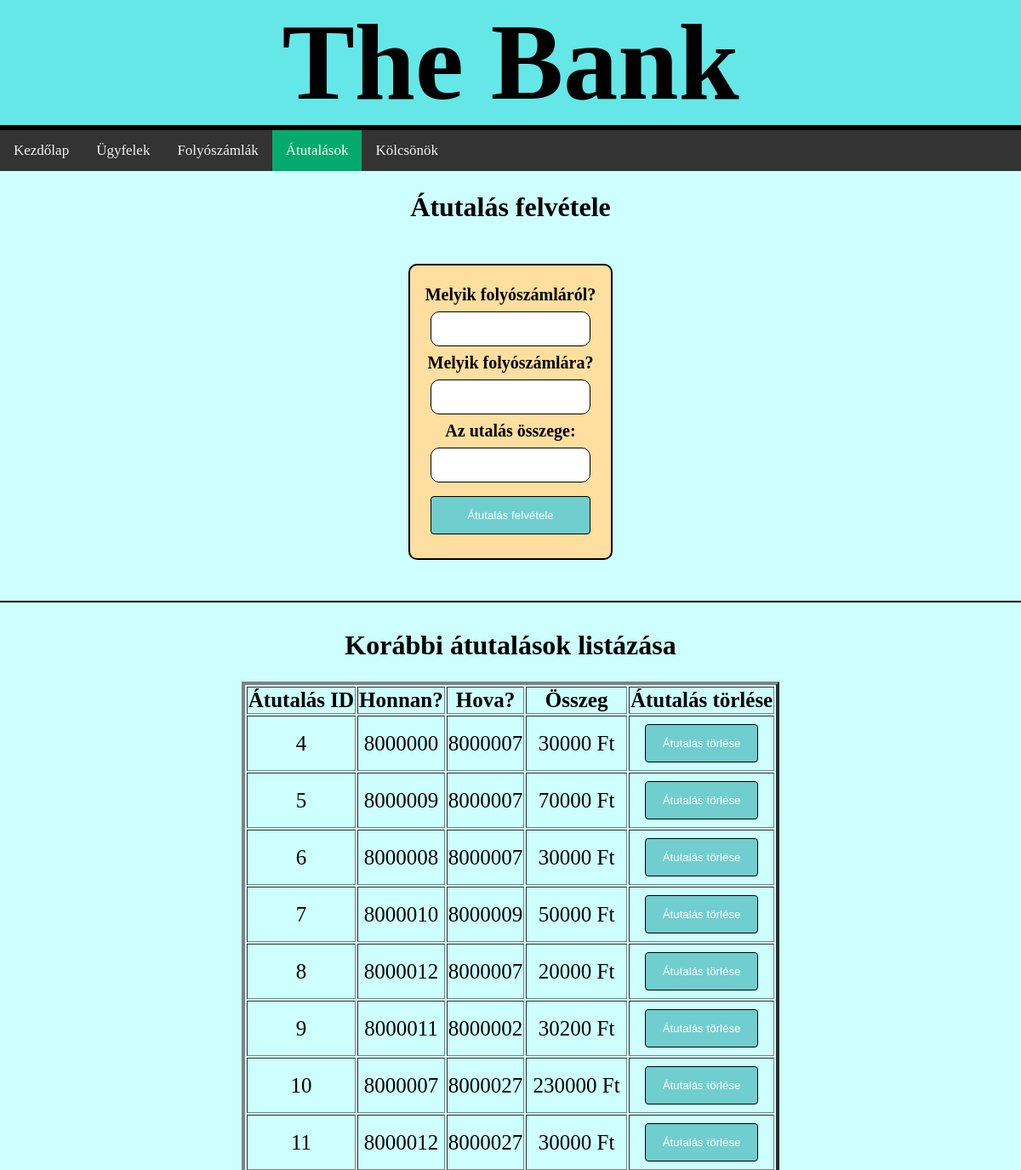
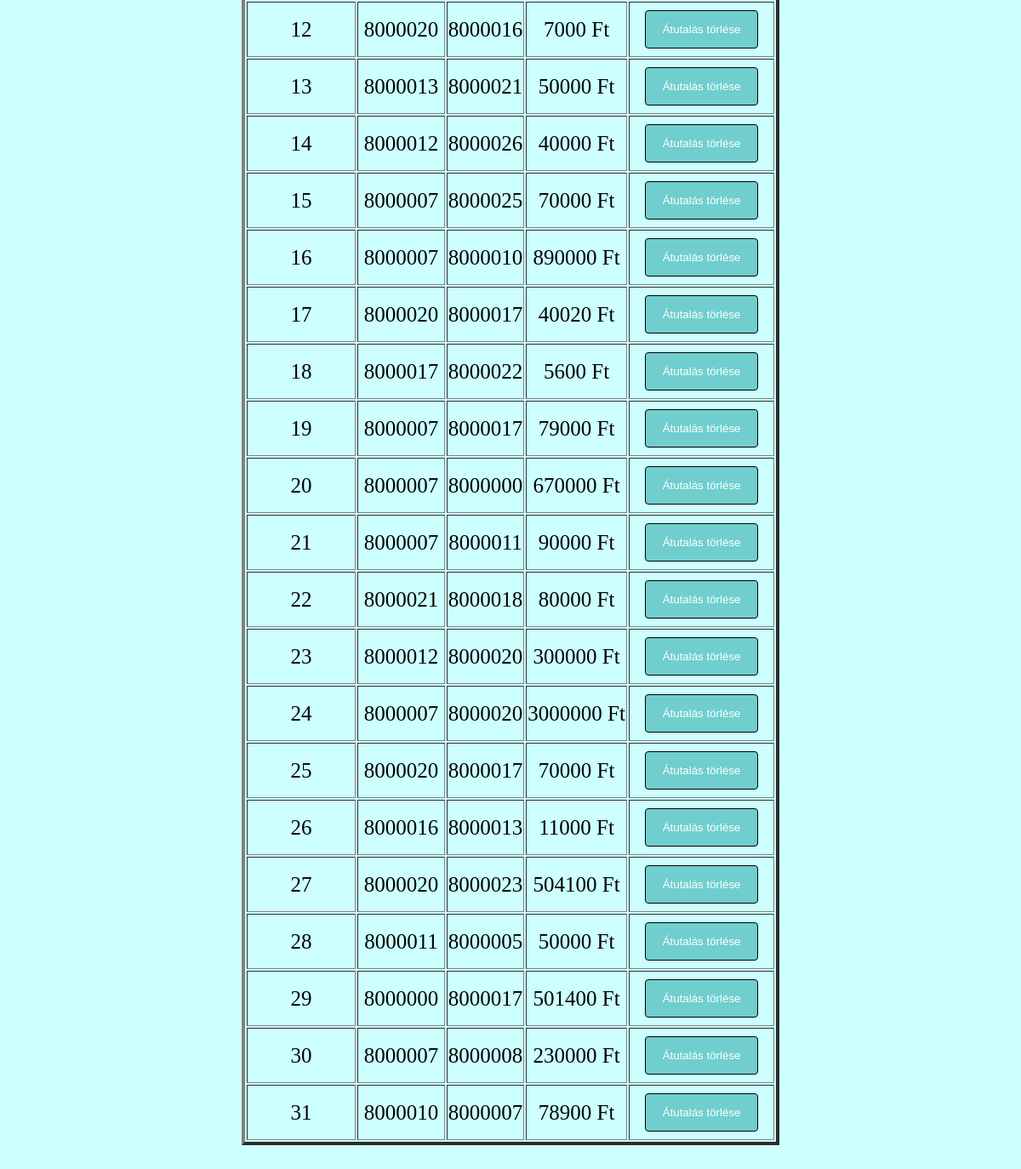
/atutalas.php, run on the app's committed database (2 pictures, top to bottom).
### tables this page shows
CREATE TABLE `atutalas` (
  `id` int(11) NOT NULL,
  `honnan` int(11) NOT NULL,
  `hova` int(11) NOT NULL,
  `mennyiseg` int(11) NOT NULL
);

### db_fuggvenyek.php (called while the page is built, shortened)
<?php
function adatbazis_csatlakozas() {
	$conn = mysqli_connect("localhost", "root", "") or die("Csatlakozási hiba");
	mysqli_query($conn, 'SET NAMES UTF-8');
	mysqli_query($conn, 'SET character_set_results=utf8');
	mysqli_set_charset($conn, 'utf8');
	return $conn;
}
?>

### atutalas.php (the view, shortened to what this page needs)
<?php
include_once('db_fuggvenyek.php');
?>
<html>
<head>
<link rel="stylesheet" href="styles.css">
</head>
<body>
<div class='headline'>The Bank</div>
<div class="topnav">
  <a href="index.php">Kezdőlap</a>
  <a href="ugyfelek.php">Ügyfelek</a>
  <a href="folyoszamlak.php">Folyószámlák</a>
  <a class="active">Átutalások</a>
  <a href="kolcson.php">Kölcsönök</a>
</div>
<div class='title'>
<h1>Átutalás felvétele</h1>
</div>
<div class='logorreg'>
<form method="POST" accept-charset="utf-8">
   <br>
   <label>Melyik folyószámláról? </label>
   <br>
   <input type="text" name="honnan" />
   <br>
   <label>Melyik folyószámlára? </label>
   <br>
    <input type="text" name="hova" />
   <br>
   <label>Az utalás összege: </label>
   <br>
   <input type="text" name="mennyiseg" />
   <br>
   <input type="submit" name="ujatutalas" value="Átutalás felvétele" />
</form>
</div>
<hr color="black">
<div class="title">
<h1>Korábbi átutalások listázása</h1>
</div>
<table border="4">
<tr>
<th>Átutalás ID</th>
<th>Honnan?</th>
<th>Hova?</th>
<th>Összeg</th>
<th>Átutalás törlése</th>
</tr>
<?php
	$atutalasok = mysqli_query(adatbazis_csatlakozas(),"SELECT id, honnan, hova, mennyiseg FROM atutalas ORDER BY id");
    while( $egySor = mysqli_fetch_assoc($atutalasok) ) {
		echo '<tr>';
		echo '<td>'. $egySor["id"] .'</td>';
		echo '<td>'. $egySor["honnan"] .'</td>';
		echo '<td>'. $egySor["hova"] .'</td>';
		echo '<td>'. $egySor["mennyiseg"] .' Ft'.'</td>';
		echo '<form method="post" >';
		echo '<td>'. '<input type="submit" name="atutalotorles" value="Átutalás törlése"> ' .'</td>';
		?>
<?php
		echo '</form>';
		echo '</tr>';
	}
?>
</table>
</body>
</html>

### styles.css (style rules this page uses)
body { background: #cdffff; margin:0; color: #000000; }
.headline { background: #65e7e7; color: black; font-weight: bold; font-family: "Edwardian Script ITC"; font-size: 800%; text-align: center; vertical-align: center; border-bottom:6px solid black; }
div,h1 { margin: 0; outline: 0; }
.topnav { background-color: #333; overflow: hidden; }
.topnav a { float: left; color: #f2f2f2; text-align: center; padding: 14px 16px; text-decoration: none; font-size: 17px; }
.topnav a.active { background-color: #04AA6D; color: white; }
.logorreg { margin-top: 4%; margin-bottom: 4%; border: 2px solid black; border-radius: 10px; margin-left: 40%; margin-right: 40%; text-align: center; background-color: #ffdfa0; font-weight:bold; font-size: 20px; }
input[type=text],select { width: 80%; padding: 12px 20px; margin: 8px 0; display: inline-block; border: 1px solid black; border-radius: 10px; box-sizing: border-box; }
table { margin-top: 2%; margin-left: auto; margin-right: auto; margin-bottom: 7%; text-align: center; font-size: 25px; }
input[type=submit],[type=button] { width: 80%; background-color: #70cece; color: white; padding: 14px 20px; margin: 8px 0; border: 1px solid black; border-radius: 4px; cursor: pointer; }
.title { padding-top: 2%; text-align: center; }

### data on the page
atutalas: id "4", honnan "8000000", hova "8000007", mennyiseg "30000"
atutalas: id "5", honnan "8000009", hova "8000007", mennyiseg "70000"
atutalas: id "6", honnan "8000008", hova "8000007", mennyiseg "30000"
atutalas: id "7", honnan "8000010", hova "8000009", mennyiseg "50000"
atutalas: id "8", honnan "8000012", hova "8000007", mennyiseg "20000"
atutalas: id "9", honnan "8000011", hova "8000002", mennyiseg "30200"
atutalas: id "10", honnan "8000007", hova "8000027", mennyiseg "230000"
atutalas: id "11", honnan "8000012", hova "8000027", mennyiseg "30000"
atutalas: id "12", honnan "8000020", hova "8000016", mennyiseg "7000"
atutalas: id "13", honnan "8000013", hova "8000021", mennyiseg "50000"
atutalas: id "14", honnan "8000012", hova "8000026", mennyiseg "40000"
atutalas: id "15", honnan "8000007", hova "8000025", mennyiseg "70000"
atutalas: id "16", honnan "8000007", hova "8000010", mennyiseg "890000"
atutalas: id "17", honnan "8000020", hova "8000017", mennyiseg "40020"
atutalas: id "18", honnan "8000017", hova "8000022", mennyiseg "5600"
atutalas: id "19", honnan "8000007", hova "8000017", mennyiseg "79000"
atutalas: id "20", honnan "8000007", hova "8000000", mennyiseg "670000"
atutalas: id "21", honnan "8000007", hova "8000011", mennyiseg "90000"
atutalas: id "22", honnan "8000021", hova "8000018", mennyiseg "80000"
atutalas: id "23", honnan "8000012", hova "8000020", mennyiseg "300000"
atutalas: id "24", honnan "8000007", hova "8000020", mennyiseg "3000000"
atutalas: id "25", honnan "8000020", hova "8000017", mennyiseg "70000"
atutalas: id "26", honnan "8000016", hova "8000013", mennyiseg "11000"
atutalas: id "27", honnan "8000020", hova "8000023", mennyiseg "504100"
atutalas: id "28", honnan "8000011", hova "8000005", mennyiseg "50000"
atutalas: id "29", honnan "8000000", hova "8000017", mennyiseg "501400"
atutalas: id "30", honnan "8000007", hova "8000008", mennyiseg "230000"
atutalas: id "31", honnan "8000010", hova "8000007", mennyiseg "78900"
